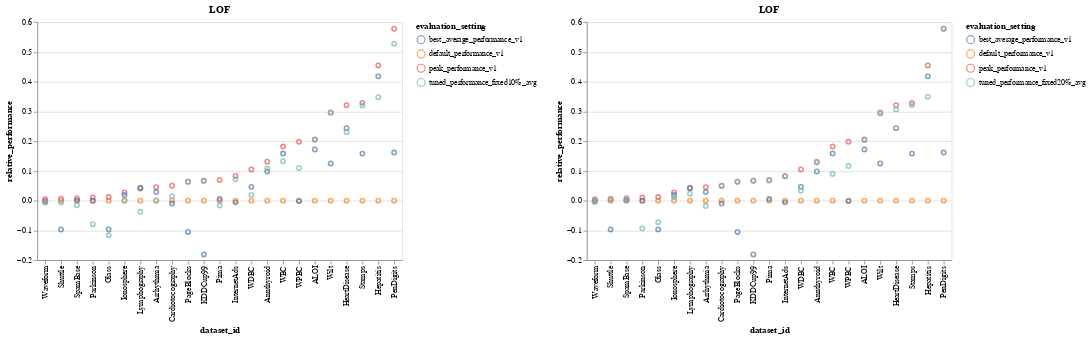

Here is the notebook cell this chart was saved with:
### Markdown cell above
## Compare averages fixed

### Code cell
evaluation_settings = ['default_performance_v1', 'peak_performance_v1','best_average_performance_v1', 'tuned_performance_fixed10%_avg']
fchart10, fdf10 = compare_evaluation_settings_chart_default_as_reference_absolute(processed_path, evaluation_settings, 'original_or_random', "LOF", default_reference = 'default_performance_v1', tuned_reference = 'peak_performance_v1')
evaluation_settings = ['default_performance_v1', 'peak_performance_v1', 'best_average_performance_v1','tuned_performance_fixed20%_avg']
fchart20, fdf20 = compare_evaluation_settings_chart_default_as_reference_absolute(processed_path, evaluation_settings, 'original_or_random', "LOF", default_reference = 'default_performance_v1', tuned_reference = 'peak_performance_v1')
(fchart10 | fchart20).resolve_scale(color = 'independent')
